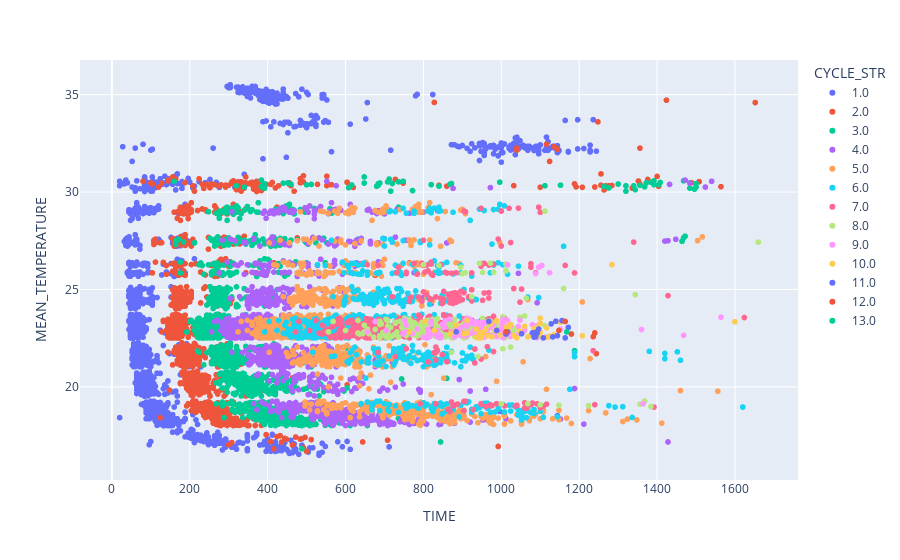

Notebook code for this chart:
### Code cell
px.scatter(troughs_row_1, x="TIME", y="MEAN_TEMPERATURE", color="CYCLE_STR")

### Figure 1 — Plotly figure (JSON) as saved in the notebook; plotly's stock layout.template omitted (floating-point values rounded to 4 significant figures; data arrays with more than 128 entries replaced by an {"elided": "..."} marker saying what was removed)
{"data": [{"hovertemplate": "CYCLE_STR=1.0<br>TIME=%{x}<br>MEAN_TEMPERATURE=%{y}<extra></extra>", "legendgroup": "1.0", "marker": {"color": "#636efa", "symbol": "circle"}, "mode": "markers", "name": "1.0", "showlegend": true, "type": "scattergl", "x": {"elided": "2536 int values"}, "xaxis": "x", "y": {"elided": "2536 float values"}, "yaxis": "y"}, {"hovertemplate": "CYCLE_STR=2.0<br>TIME=%{x}<br>MEAN_TEMPERATURE=%{y}<extra></extra>", "legendgroup": "2.0", "marker": {"color": "#EF553B", "symbol": "circle"}, "mode": "markers", "name": "2.0", "showlegend": true, "type": "scattergl", "x": {"elided": "2086 int values"}, "xaxis": "x", "y": {"elided": "2086 float values"}, "yaxis": "y"}, {"hovertemplate": "CYCLE_STR=3.0<br>TIME=%{x}<br>MEAN_TEMPERATURE=%{y}<extra></extra>", "legendgroup": "3.0", "marker": {"color": "#00cc96", "symbol": "circle"}, "mode": "markers", "name": "3.0", "showlegend": true, "type": "scattergl", "x": {"elided": "1901 int values"}, "xaxis": "x", "y": {"elided": "1901 float values"}, "yaxis": "y"}, {"hovertemplate": "CYCLE_STR=4.0<br>TIME=%{x}<br>MEAN_TEMPERATURE=%{y}<extra></extra>", "legendgroup": "4.0", "marker": {"color": "#ab63fa", "symbol": "circle"}, "mode": "markers", "name": "4.0", "showlegend": true, "type": "scattergl", "x": {"elided": "1504 int values"}, "xaxis": "x", "y": {"elided": "1504 float values"}, "yaxis": "y"}, {"hovertemplate": "CYCLE_STR=5.0<br>TIME=%{x}<br>MEAN_TEMPERATURE=%{y}<extra></extra>", "legendgroup": "5.0", "marker": {"color": "#FFA15A", "symbol": "circle"}, "mode": "markers", "name": "5.0", "showlegend": true, "type": "scattergl", "x": {"elided": "1190 int values"}, "xaxis": "x", "y": {"elided": "1190 float values"}, "yaxis": "y"}, {"hovertemplate": "CYCLE_STR=6.0<br>TIME=%{x}<br>MEAN_TEMPERATURE=%{y}<extra></extra>", "legendgroup": "6.0", "marker": {"color": "#19d3f3", "symbol": "circle"}, "mode": "markers", "name": "6.0", "showlegend": true, "type": "scattergl", "x": {"elided": "811 int values"}, "xaxis": "x", "y": {"elided": "811 float values"}, "yaxis": "y"}, {"hovertemplate": "CYCLE_STR=7.0<br>TIME=%{x}<br>MEAN_TEMPERATURE=%{y}<extra></extra>", "legendgroup": "7.0", "marker": {"color": "#FF6692", "symbol": "circle"}, "mode": "markers", "name": "7.0", "showlegend": true, "type": "scattergl", "x": {"elided": "469 int values"}, "xaxis": "x", "y": {"elided": "469 float values"}, "yaxis": "y"}, {"hovertemplate": "CYCLE_STR=8.0<br>TIME=%{x}<br>MEAN_TEMPERATURE=%{y}<extra></extra>", "legendgroup": "8.0", "marker": {"color": "#B6E880", "symbol": "circle"}, "mode": "markers", "name": "8.0", "showlegend": true, "type": "scattergl", "x": {"elided": "256 int values"}, "xaxis": "x", "y": {"elided": "256 float values"}, "yaxis": "y"}, {"hovertemplate": "CYCLE_STR=9.0<br>TIME=%{x}<br>MEAN_TEMPERATURE=%{y}<extra></extra>", "legendgroup": "9.0", "marker": {"color": "#FF97FF", "symbol": "circle"}, "mode": "markers", "name": "9.0", "showlegend": true, "type": "scattergl", "x": [1364, 948, 884, 976, 1080, 1004, 896, 952, 936, 980, 812, 1468, 1016, 844, 984, 772, 848, 1040, 820, 1036, 1040, 964, 868, 1012, 928, 992, 816, 856, 892, 948, 920, 824, 912, 884, 1152, 908, 996, 912, 988, 920, 980, 956, 1024, 892, 1004, 1000, 908, 756, 964, 1116, 956, 940, 816, 828, 996, 940, 936, 912, 964, 956, 1004, 812, 912, 836, 756, 880, 952, 704, 880, 912, 976, 1004, 856, 1020, 800, 936, 908, 1048, 1564, 920, 1092, 912, 836, 952, 908, 1360, 1000, 936, 1060, 1016, 872, 1092, 896, 964, 844, 992, 808, 808, 924, 676, 784, 984, 1004, 752, 656, 1088, 820, 1044, 852, 932, 944, 932, 1024, 940, 748, 1060, 748, 1088, 1096, 1124, 1104, 1016], "xaxis": "x", "y": [19.14, 23.3, 22.64, 22.63, 23.19, 23.47, 22.63, 23.3, 23.13, 22.63, 22.95, 22.64, 22.83, 22.65, 22.62, 22.73, 23.2, 22.64, 23.37, 22.67, 22.61, 23.29, 23.47, 23.11, 23.32, 22.61, 22.62, 23.4, 22.92, 22.7, 23.46, 22.77, 23.36, 23.11, 22.96, 22.6, 22.79, 22.66, 22.58, 23.32, 23.21, 22.68, 22.59, 22.98, 23.26, 22.68, 22.79, 22.82, 22.9, 22.57, 23.3, 23.0, 22.57, 22.73, 22.82, 23.08, 22.84, 23.1, 22.79, 22.55, 23.35, 22.79, 22.68, 22.56, 23.17, 22.56, 22.96, 22.89, 22.86, 22.78, 23.03, 22.53, 23.08, 22.76, 22.55, 22.85, 23.16, 23.42, 23.57, 22.74, 22.52, 23.53, 22.88, 23.24, 23.42, 22.94, 22.97, 23.34, 22.9, 23.41, 22.82, 23.14, 23.06, 22.85, 22.51, 22.65, 22.51, 22.51, 23.26, 23.36, 22.97, 23.31, 23.13, 23.41, 22.82, 22.74, 23.23, 23.1, 23.05, 22.94, 23.27, 22.73, 23.13, 23.02, 22.76, 22.92, 22.71, 25.82, 26.14, 25.86, 26.23, 26.27], "yaxis": "y"}, {"hovertemplate": "CYCLE_STR=10.0<br>TIME=%{x}<br>MEAN_TEMPERATURE=%{y}<extra></extra>", "legendgroup": "10.0", "marker": {"color": "#FECB52", "symbol": "circle"}, "mode": "markers", "name": "10.0", "showlegend": true, "type": "scattergl", "x": [1032, 1096, 1144, 960, 996, 1208, 904, 1024, 988, 1152, 964, 988, 944, 1060, 1124, 1076, 1136, 1084, 1084, 880, 948, 1120, 952, 976, 884, 1068, 828, 1048, 1100, 1020, 936, 1092, 1100, 984, 1600, 1084, 1092, 1040, 940, 948, 1100, 804, 936, 912, 764, 972, 1012, 1116, 912, 868, 1284], "xaxis": "x", "y": [22.64, 22.63, 22.63, 22.95, 22.65, 22.62, 22.73, 23.2, 23.37, 23.32, 22.62, 23.4, 22.77, 23.11, 22.6, 22.66, 22.68, 22.98, 22.79, 22.82, 22.57, 22.55, 22.79, 22.56, 23.17, 22.56, 22.89, 22.86, 22.78, 23.08, 22.55, 22.74, 23.53, 22.88, 23.34, 22.82, 23.06, 22.51, 22.51, 22.51, 23.26, 23.36, 22.97, 23.41, 22.82, 23.23, 23.05, 23.02, 22.76, 22.71, 26.27], "yaxis": "y"}, {"hovertemplate": "CYCLE_STR=11.0<br>TIME=%{x}<br>MEAN_TEMPERATURE=%{y}<extra></extra>", "legendgroup": "11.0", "marker": {"color": "#636efa", "symbol": "circle"}, "mode": "markers", "name": "11.0", "showlegend": true, "type": "scattergl", "x": [1052, 1140, 1144, 1156, 1080, 1016, 1088, 1088, 1132, 988, 1084, 1108, 1164, 968, 1096, 884, 1128, 1172, 1092, 1012], "xaxis": "x", "y": [22.73, 23.37, 22.62, 23.4, 22.77, 22.82, 22.57, 22.79, 22.56, 22.89, 22.55, 22.51, 22.51, 23.36, 22.97, 22.82, 23.23, 23.05, 22.76, 22.71], "yaxis": "y"}, {"hovertemplate": "CYCLE_STR=12.0<br>TIME=%{x}<br>MEAN_TEMPERATURE=%{y}<extra></extra>", "legendgroup": "12.0", "marker": {"color": "#EF553B", "symbol": "circle"}, "mode": "markers", "name": "12.0", "showlegend": true, "type": "scattergl", "x": [1240, 1236, 1148, 1164, 1012, 1180], "xaxis": "x", "y": [22.77, 22.57, 22.89, 23.36, 22.82, 22.71], "yaxis": "y"}, {"hovertemplate": "CYCLE_STR=13.0<br>TIME=%{x}<br>MEAN_TEMPERATURE=%{y}<extra></extra>", "legendgroup": "13.0", "marker": {"color": "#00cc96", "symbol": "circle"}, "mode": "markers", "name": "13.0", "showlegend": true, "type": "scattergl", "x": [1168], "xaxis": "x", "y": [22.82], "yaxis": "y"}], "layout": {"legend": {"title": {"text": "CYCLE_STR"}, "tracegroupgap": 0}, "margin": {"t": 60}, "xaxis": {"anchor": "y", "domain": [0, 1], "title": {"text": "TIME"}}, "yaxis": {"anchor": "x", "domain": [0, 1], "title": {"text": "MEAN_TEMPERATURE"}}}}
